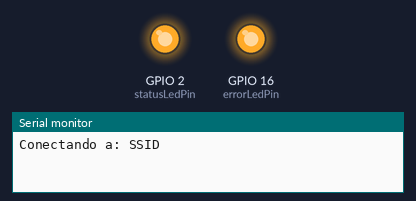
Bench run of a program on a simulated ESP8266 (NodeMCU). On the bench: output pins drawn as LEDs (lit = HIGH), the last lines printed to the serial monitor. WiFi joins after 1.5 s; servers stay silent unless stated; the local clock reads 2024-03-15 10:24:30 at power-on unless the program sets it; random numbers use the default seed unless the program sets one; no MQTT or app messages arrive unless stated.

Above: at 0.1 s.
At 1.6 s:
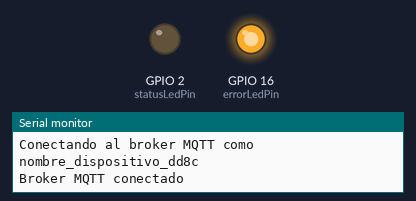
Timing chart, 0 to 3.1 s (numbered marks = the images above):
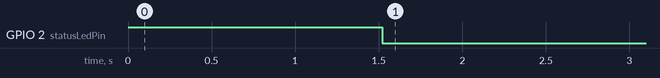

The program:

main.cpp
```cpp
/*
 *  Envio de mensajes a un broker MQTT publico de EMQX
 *  Autor: Luis Ángel Cruz Díaz
 *  Fecha: 22 de noviembre de 2023
 *
 *  Se requiere la librería PubSubClient.h, ESP8266WiFi.h y time.h para el manejo
 *  de la conexión a la red WiFi, el protocolo MQTT y la sincronización de la hora,
 *  también se requiere la librería Ticker.h para el manejo del tiempo no bloqueante.
 *
 *  En este ejemplo envía mensajes a un broker MQTT público de EMQX. El código se conecta
 *  a la red WiFi, sincroniza la hora con un servidor NTP, se conecta al broker MQTT y envía
 *  un mensaje cada cierto tiempo. Se utiliza los leds del ESP8266 para indicar el estado de
 *  la conexión a la red WiFi.
 *
 *  El broker MQTT de EMQX es un broker público y gratuito, por lo que no se requiere
 *  de un usuario y contraseña para conectarse, sin embargo, se requiere de un certificado
 *  de seguridad para la conexión, el certificado se encuentra en la variable ca_cert.
 */

#include <Arduino.h>
#include <ESP8266WiFi.h>
#include <PubSubClient.h>
#include <time.h>
#include <Ticker.h>

Ticker timer;   // Objeto para manejar el tiempo no bloqueante

// Variables de configuración de red
const char* ssid = "SSID";                      // Nombre de la red WiFi
const char* password = "PASSWORD";              // Contraseña de la red WiFi
const char* device_name = "nombre_dispositivo"; // Nombre del dispositivo

// Variables para el manejo de errores
byte cont = 0;
byte max_intentos = 50;
int statusLedPin = 2;   // Led azul del ESP8266
int errorLedPin = 16;   // Led rojo del ESP8266

// Variable para el manejo de tiempo
unsigned int msgTime = 10000;       // Tiempo de espera entre mensajes

// Configuración del broker MQTT
const int mqtt_port = 8883;                 // Puerto del broker MQTT
const char *mqtt_broker = "broker.emqx.io"; // Broker MQTT
const char *mqtt_topic = "tema/tema";       // Tema MQTT
const char *mqtt_username = device_name;    // MQTT usuario
const char *mqtt_password = "public";

// NTP Server settings
const char *ntp_server = "pool.ntp.org";    // Server NTP
const long gmt_offset_sec = -21600;         // -6 horas * 3600 segundos para obtener el offset para México
const int daylight_offset_sec = 0;          // En mexico no se usa horario de verano

BearSSL::WiFiClientSecure espClient;
PubSubClient mqtt_client(espClient);

// Certificado de la CA
static const char ca_cert[]
PROGMEM = R"EOF(
-----BEGIN CERTIFICATE-----
MIIDrzCCApegAwIBAgIQCDvgVpBCRrGhdWrJWZHHSjANBgkqhkiG9w0BAQUFADBh
MQswCQYDVQQGEwJVUzEVMBMGA1UEChMMRGlnaUNlcnQgSW5jMRkwFwYDVQQLExB3
d3cuZGlnaWNlcnQuY29tMSAwHgYDVQQDExdEaWdpQ2VydCBHbG9iYWwgUm9vdCBD
QTAeFw0wNjExMTAwMDAwMDBaFw0zMTExMTAwMDAwMDBaMGExCzAJBgNVBAYTAlVT
MRUwEwYDVQQKEwxEaWdpQ2VydCBJbmMxGTAXBgNVBAsTEHd3dy5kaWdpY2VydC5j
b20xIDAeBgNVBAMTF0RpZ2lDZXJ0IEdsb2JhbCBSb290IENBMIIBIjANBgkqhkiG
9w0BAQEFAAOCAQ8AMIIBCgKCAQEA4jvhEXLeqKTTo1eqUKKPC3eQyaKl7hLOllsB
CSDMAZOnTjC3U/dDxGkAV53ijSLdhwZAAIEJzs4bg7/fzTtxRuLWZscFs3YnFo97
nh6Vfe63SKMI2tavegw5BmV/Sl0fvBf4q77uKNd0f3p4mVmFaG5cIzJLv07A6Fpt
43C/dxC//AH2hdmoRBBYMql1GNXRor5H4idq9Joz+EkIYIvUX7Q6hL+hqkpMfT7P
T19sdl6gSzeRntwi5m3OFBqOasv+zbMUZBfHWymeMr/y7vrTC0LUq7dBMtoM1O/4
gdW7jVg/tRvoSSiicNoxBN33shbyTApOB6jtSj1etX+jkMOvJwIDAQABo2MwYTAO
BgNVHQ8BAf8EBAMCAYYwDwYDVR0TAQH/BAUwAwEB/zAdBgNVHQ4EFgQUA95QNVbR
TLtm8KPiGxvDl7I90VUwHwYDVR0jBBgwFoAUA95QNVbRTLtm8KPiGxvDl7I90VUw
DQYJKoZIhvcNAQEFBQADggEBAMucN6pIExIK+t1EnE9SsPTfrgT1eXkIoyQY/Esr
hMAtudXH/vTBH1jLuG2cenTnmCmrEbXjcKChzUyImZOMkXDiqw8cvpOp/2PV5Adg
06O/nVsJ8dWO41P0jmP6P6fbtGbfYmbW0W5BjfIttep3Sp+dWOIrWcBAI+0tKIJF
PnlUkiaY4IBIqDfv8NZ5YBberOgOzW6sRBc4L0na4UU+Krk2U886UAb3LujEV0ls
YSEY1QSteDwsOoBrp+uvFRTp2InBuThs4pFsiv9kuXclVzDAGySj4dzp30d8tbQk
CAUw7C29C79Fv1C5qfPrmAESrciIxpg0X40KPMbp1ZWVbd4=
-----END CERTIFICATE-----
)EOF";

void setup_wifi() {
    delay(10);
    // Mensajes de intento de conexión
    Serial.println();
    Serial.print("Conectando a: ");
    Serial.print(ssid);
    Serial.print(" ");

    // Conexión a la red WiFi
    WiFi.begin(ssid, password);

    // Secuencia que hace parpadear los leds durante el intento de conexión.
    while (WiFi.status() != WL_CONNECTED and cont < max_intentos) {
        cont++;
        digitalWrite (statusLedPin, HIGH);
        delay(500);
        digitalWrite (statusLedPin, LOW);
        Serial.print(".");  // Indicador de progreso
        delay (5); // Espera asimetrica para dar la sensación de parpadeo al led
    }

    // Esta función mejora los resultados de las funciones aleatorias y toma como semilla el contador de tiempo
    randomSeed(micros());

    // Mensajes de confirmación
    if(cont < max_intentos){
        Serial.println("\n*************************");
        Serial.print("Conectado a la red WiFi: ");
        Serial.println(WiFi.SSID());
        Serial.print("IP: ");
        Serial.println(WiFi.localIP());
        Serial.println("*************************");
    }else{
        Serial.println("-------------------------------");
        Serial.println("Error de conexion");
        digitalWrite (statusLedPin, HIGH);
        digitalWrite (errorLedPin, LOW);
        Serial.println("-------------------------------");
    }
}

void syncTime() {
    configTime(gmt_offset_sec, daylight_offset_sec, ntp_server);
    Serial.print("\nSincronizando la hora ");
    while (time(nullptr) < 1510644967) {
        delay(1000);
        Serial.print(".");
    }
    Serial.println("\n*************************");
    Serial.println("Hora sincronizada");
    struct tm timeinfo;
    if(getLocalTime(&timeinfo)){
        Serial.print("Horario Actual: ");
        Serial.print(asctime(&timeinfo));
        Serial.println("*************************");
    }else{
        Serial.println("Error al sincronizar la hora");
        Serial.println("*************************");
    }
}

void connectToMQTT() {
    BearSSL::X509List serverTrustedCA(ca_cert);
    espClient.setTrustAnchors(&serverTrustedCA);
    while(!mqtt_client.connected()){
        String clientId = String(device_name);          // Crea un ID de cliente único
        clientId += "_" + String(random(0xffff), HEX);  // Agrega un ID aleatorio
        Serial.println("Conectando al broker MQTT como " + String(clientId.c_str()));
        if(mqtt_client.connect(clientId.c_str(), mqtt_username, mqtt_password)){
            Serial.println("Broker MQTT conectado");
            mqtt_client.subscribe(mqtt_topic);          // Se suscribe al topic
        }else{
            char err_buff[128];
            espClient.getLastSSLError(err_buff, sizeof(err_buff));
            Serial.println("Error al conectar al broker MQTT:: Estado:");
            Serial.println(mqtt_client.state());        // Muestra el estado de la conexión
            Serial.print(err_buff);
            delay(5000);
        }
    }
}

// Función que se ejecuta cada cierto tiempo
void enviarJSON(){
    String json = "{\"id\":\""+ String(device_name) + "\",\"temp\":"+ String(25.4) + ",\"hum\":"+String(60)+"}";
    // Serial.println(json); ¡
    int str_len = json.length() + 1;            // Calcula la longitud del string
    char char_array[str_len];                   // Crea un array de char con la longitud calculada
    json.toCharArray(char_array, str_len);      // Convierte el string a un array de char
    mqtt_client.publish(mqtt_topic, char_array);// Publica el mensaje en el topic
}

void setup() {
	Serial.begin(115200);
	pinMode(statusLedPin, OUTPUT);
	pinMode(errorLedPin, OUTPUT);
	digitalWrite (statusLedPin, HIGH);
	digitalWrite (errorLedPin, HIGH);
	setup_wifi();                                   // Conexión a la red WiFi
    syncTime();                                     // Sincronización de la hora
    mqtt_client.setServer(mqtt_broker, mqtt_port);  // Configuración del broker MQTT
    connectToMQTT();                                // Conexión al broker MQTT
    timer.attach_ms(msgTime, enviarJSON);           // Configura el tiempo de las interrupciones
}

void loop() {
    if(!mqtt_client.connected()){
        connectToMQTT();
    }else{
        mqtt_client.loop();
    }
}
```
